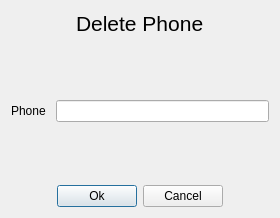
<?xml version="1.0" encoding="UTF-8"?>
<ui version="4.0">
 <class>DeletePhone</class>
 <widget class="QDialog" name="DeletePhone">
  <property name="geometry">
   <rect>
    <x>0</x>
    <y>0</y>
    <width>280</width>
    <height>218</height>
   </rect>
  </property>
  <property name="windowTitle">
   <string>Dialog</string>
  </property>
  <layout class="QVBoxLayout" name="verticalLayout">
   <item>
    <layout class="QHBoxLayout" name="horizontalLayout_4">
     <item>
      <spacer name="horizontalSpacer_3">
       <property name="orientation">
        <enum>Qt::Horizontal</enum>
       </property>
       <property name="sizeHint" stdset="0">
        <size>
         <width>40</width>
         <height>20</height>
        </size>
       </property>
      </spacer>
     </item>
     <item>
      <widget class="QLabel" name="label_2">
       <property name="font">
        <font>
         <pointsize>16</pointsize>
        </font>
       </property>
       <property name="text">
        <string>Delete Phone</string>
       </property>
      </widget>
     </item>
     <item>
      <spacer name="horizontalSpacer_4">
       <property name="orientation">
        <enum>Qt::Horizontal</enum>
       </property>
       <property name="sizeHint" stdset="0">
        <size>
         <width>40</width>
         <height>20</height>
        </size>
       </property>
      </spacer>
     </item>
    </layout>
   </item>
   <item>
    <spacer name="verticalSpacer_2">
     <property name="orientation">
      <enum>Qt::Vertical</enum>
     </property>
     <property name="sizeHint" stdset="0">
      <size>
       <width>20</width>
       <height>40</height>
      </size>
     </property>
    </spacer>
   </item>
   <item>
    <layout class="QHBoxLayout" name="horizontalLayout_3">
     <item>
      <widget class="QLabel" name="label">
       <property name="text">
        <string>Phone </string>
       </property>
      </widget>
     </item>
     <item>
      <widget class="QLineEdit" name="lineEdit"/>
     </item>
    </layout>
   </item>
   <item>
    <spacer name="verticalSpacer">
     <property name="orientation">
      <enum>Qt::Vertical</enum>
     </property>
     <property name="sizeHint" stdset="0">
      <size>
       <width>20</width>
       <height>40</height>
      </size>
     </property>
    </spacer>
   </item>
   <item>
    <layout class="QHBoxLayout" name="horizontalLayout">
     <item>
      <spacer name="horizontalSpacer">
       <property name="orientation">
        <enum>Qt::Horizontal</enum>
       </property>
       <property name="sizeHint" stdset="0">
        <size>
         <width>40</width>
         <height>20</height>
        </size>
       </property>
      </spacer>
     </item>
     <item>
      <layout class="QHBoxLayout" name="horizontalLayout_2">
       <item>
        <widget class="QPushButton" name="OkButton">
         <property name="text">
          <string>Ok</string>
         </property>
        </widget>
       </item>
       <item>
        <widget class="QPushButton" name="CancelButton_2">
         <property name="text">
          <string>Cancel</string>
         </property>
        </widget>
       </item>
      </layout>
     </item>
     <item>
      <spacer name="horizontalSpacer_2">
       <property name="orientation">
        <enum>Qt::Horizontal</enum>
       </property>
       <property name="sizeHint" stdset="0">
        <size>
         <width>40</width>
         <height>20</height>
        </size>
       </property>
      </spacer>
     </item>
    </layout>
   </item>
  </layout>
 </widget>
 <resources/>
 <connections/>
</ui>
